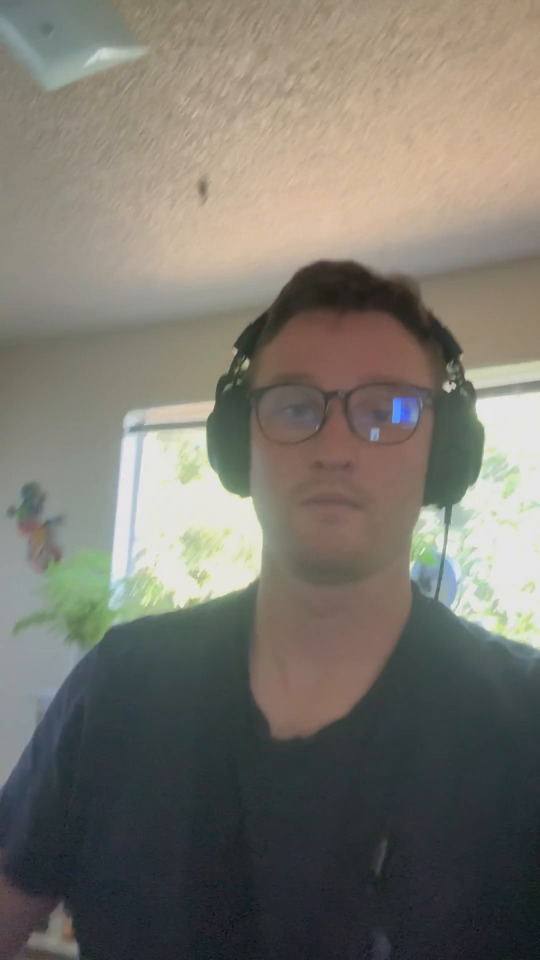
#> input picture frame 12 of IMG_3529.mp4, 1080 x 1920 px (shown at 1/2 size)
$ python face_detecor.py
#> lines starting #> are read from the running program, lines starting #| are printed output that depends on the picture; after the words box and inside, x2 and y2 are one past the last pixel; in counts of white or black regions, pixels touching at a corner belong together

###for images
# import cv2

# # load pretrained data on faces frontal from opencv
# trained_face_data = cv2.CascadeClassifier('haarcascade_frontalface_default.xml')

# # choose a imaget o detect faces in
# img = cv2.imread('rdjr.jpg') # image read function

# # convert to grayscale
# grayscaled_img = cv2.cvtColor(img, cv2.COLOR_BGR2GRAY)

# # Detect faces
# face_coordinates = trained_face_data.detectMultiScale(grayscaled_img) # multiscale can detect different sizes

# # print(face_coordinates)

# # Draw rectangles around faces
# for(x ,y ,w ,h) in face_coordinates:
#   (x, y, w ,h) = face_coordinates[0]
#   cv2.rectangle(img, (x, y), (x + w, y + h), (0, 255, 0), 2) # img, coordinates, color, width

# # show image
# cv2.imshow('Clever programmer Face Detector', img)
# cv2.waitKey() # image will close imediately when program is done so we need to pause execution

# print("Code completed!!")

###for video
import cv2

# load pretrained data on faces frontal from opencv
trained_face_data = cv2.CascadeClassifier('haarcascade_frontalface_default.xml')

# choose a imaget o detect faces in
# webcam = cv2.VideoCapture(0) # should go to default camera with 0
webcam = cv2.VideoCapture('IMG_3529.mp4') # should go to default camera with 0

while True:
  successful_frame_read, frame = webcam.read()
#> frame is the input picture: shape (1920, 1080, 3); mean B, G, R 109.4, 118.3, 121.7

  # convert to grayscale
  grayscaled_img = cv2.cvtColor(frame, cv2.COLOR_BGR2GRAY)
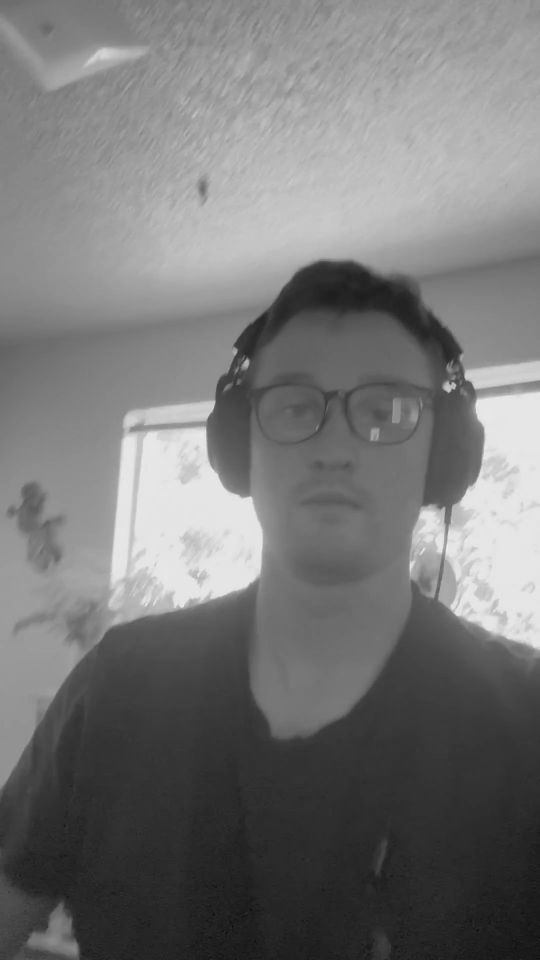
#> grayscaled_img: shape (1920, 1080) (shown at 1/2 size); min 7, max 244, mean 118.3

  # Detect faces
  face_coordinates = trained_face_data.detectMultiScale(grayscaled_img) # multiscale can detect different sizes
#> face_coordinates = [[827, 1019, 70, 70]]

  # Draw rectangles around faces
  for(x ,y ,w ,h) in face_coordinates:
    (x, y, w ,h) = face_coordinates[0]
    cv2.rectangle(frame, (x, y), (x + w, y + h), (0, 255, 0), 2) # img, coordinates, color, width
#> this loop made 1 pass
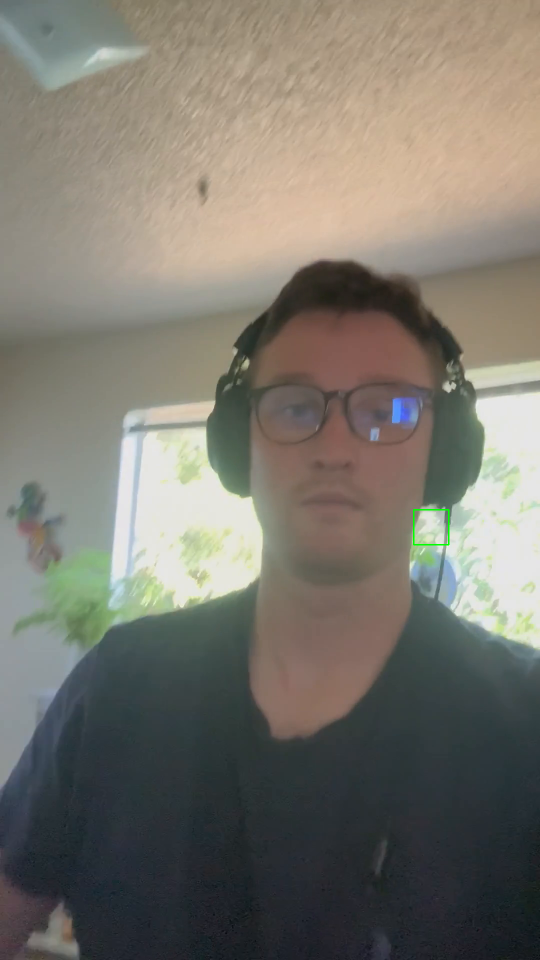
#> frame: shape (1920, 1080, 3) (shown at 1/2 size); 0.04% of pixels changed, all inside (x1, y1, x2, y2) = (826, 1018, 899, 1091)

  # show image
  cv2.imshow('Clever programmer Face Detector', frame)
  key = cv2.waitKey(1) # image will close imediately when program is done so we need to pause execution
#> (key Esc is pressed here)

  # stop if key is pressed
  if key == 81 or key == 113:
    break

webcam.release()

print("Code completed!!")

# 1:30:38

$ run again, starting later in the video
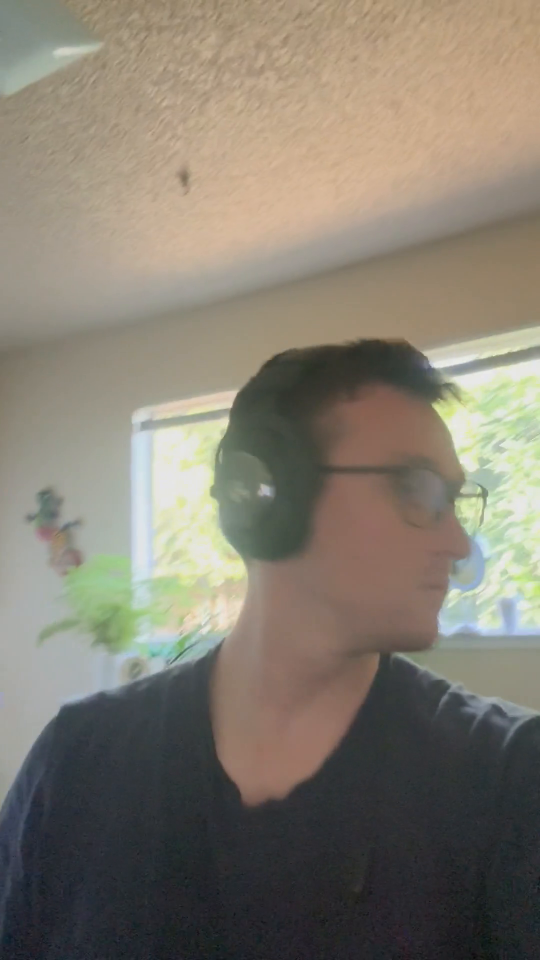
#> input picture frame 56 of IMG_3529.mp4, 1080 x 1920 px (shown at 1/2 size)
#> frame is the input picture: shape (1920, 1080, 3); mean B, G, R 112.2, 125, 131.6
#> `grayscaled_img = cv2.cvtColor(frame, cv2.COLOR_BGR2GRAY)`:
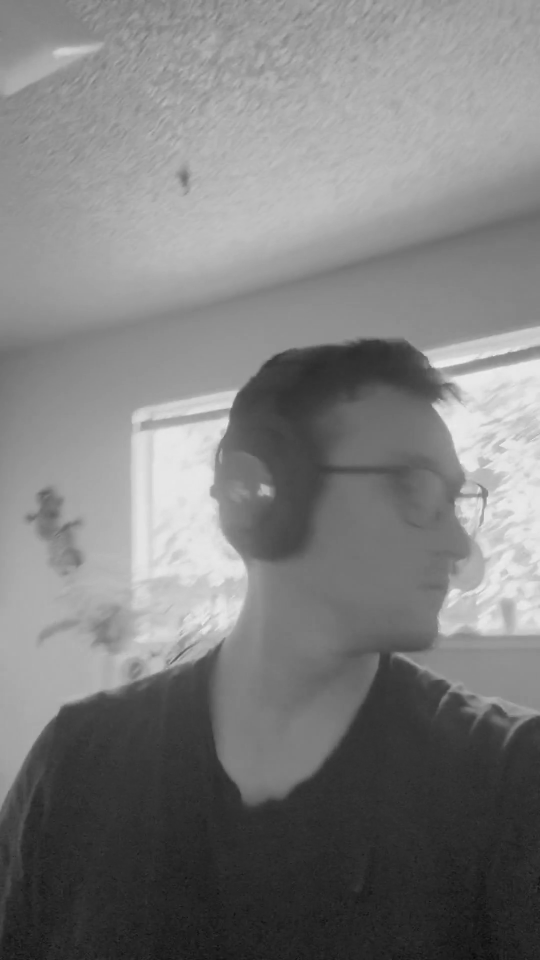
#> grayscaled_img: shape (1920, 1080) (shown at 1/2 size); min 5, max 243, mean 125.5
#> face_coordinates = ()

$ run again, starting later in the video
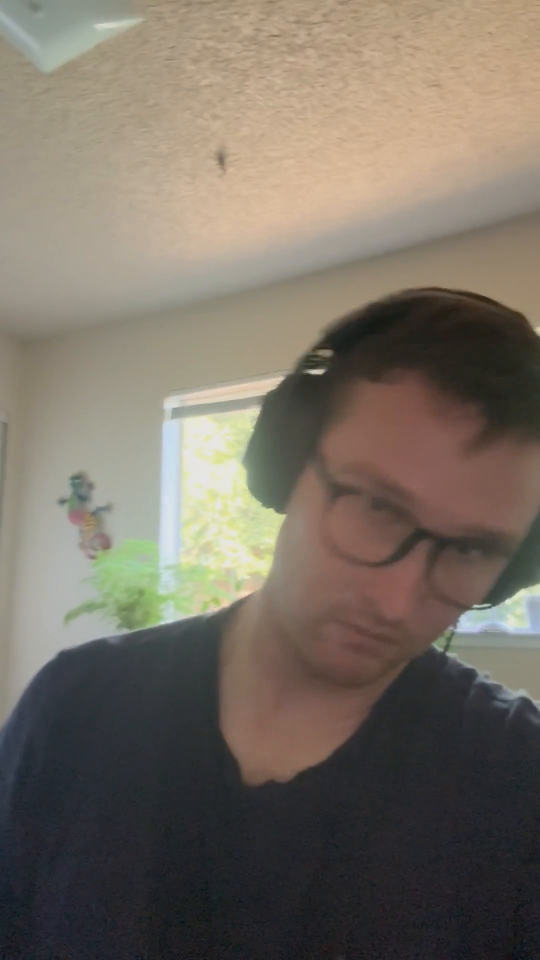
#> input picture frame 100 of IMG_3529.mp4, 1080 x 1920 px (shown at 1/2 size)
#> frame is the input picture: shape (1920, 1080, 3); mean B, G, R 99.9, 111.1, 119.7
#> `grayscaled_img = cv2.cvtColor(frame, cv2.COLOR_BGR2GRAY)`:
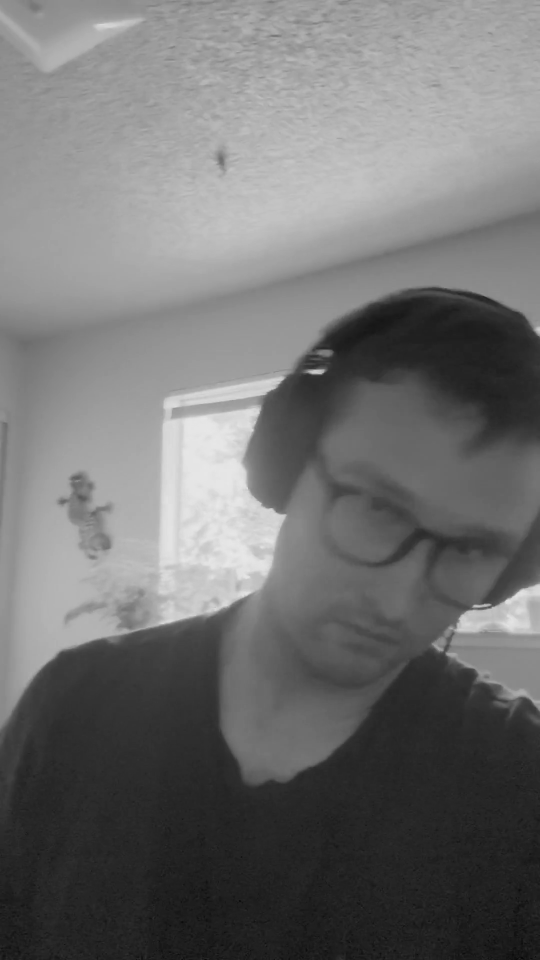
#> grayscaled_img: shape (1920, 1080) (shown at 1/2 size); min 4, max 233, mean 112.4
#> face_coordinates = ()
